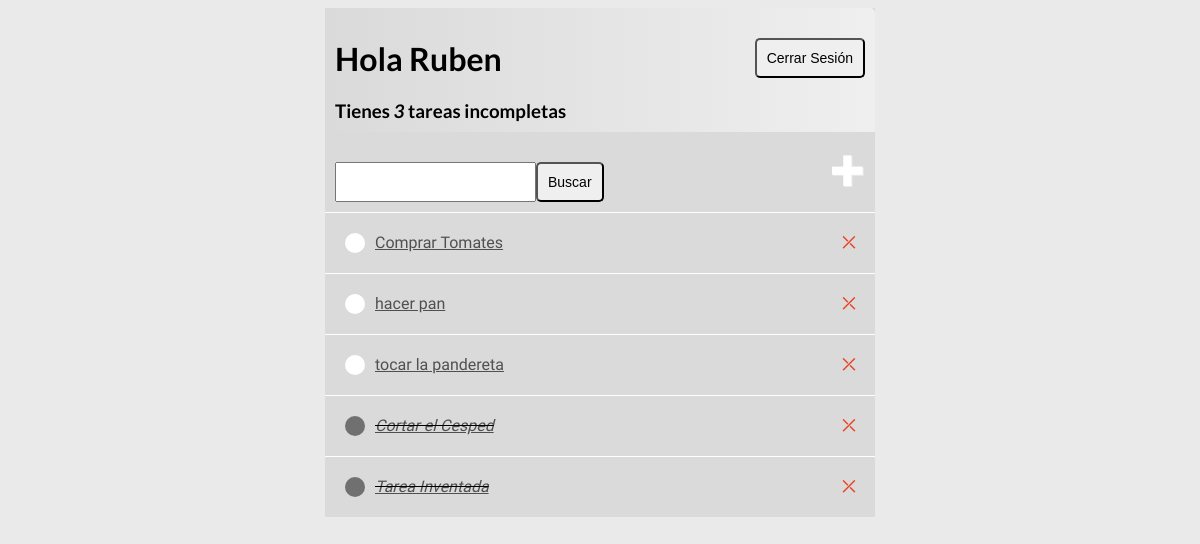
The app's page / (signed in), older data.
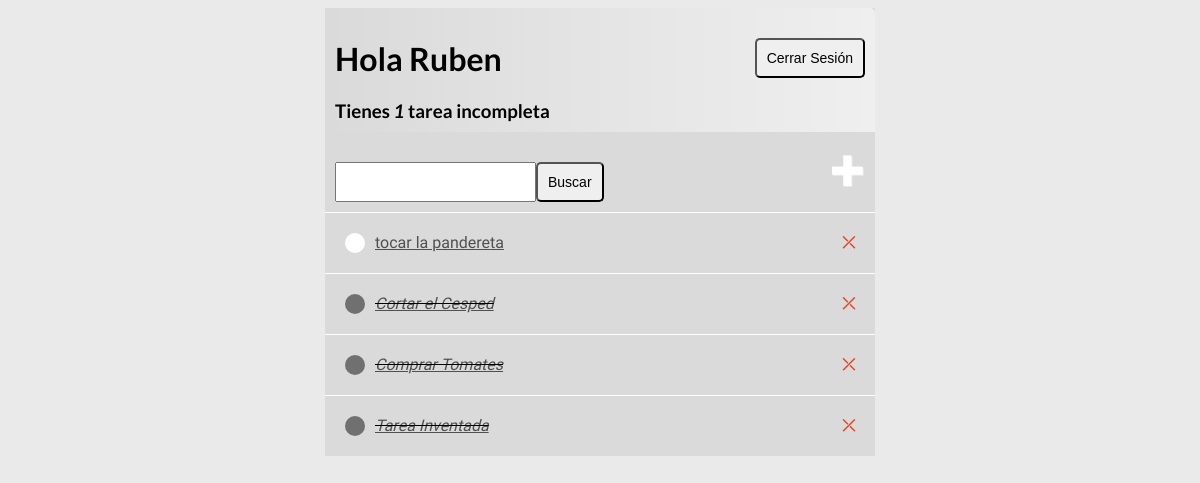
The same page, newer data.
### base/models.py (models this page shows)
class Tarea(models.Model):
    usuario = models.ForeignKey(User,
                                on_delete= models.CASCADE,
                                null= True,
                                blank= True)
    titulo = models.CharField(max_length= 200)
    descripcion = models.TextField(null= True,
                                   blank= True)
    completo = models.BooleanField(default= False)
    creado = models.DateTimeField(auto_now_add= True)
    def __str__(self):
        return self.titulo
    class Meta:
        ordering = ["completo"]

### base/views.py (the view)
# urls.py: urlpatterns = [path("", ListaPendientes.as_view(), name= "tareas"),
class ListaPendientes(LoginRequiredMixin, ListView):
    model = Tarea
    context_object_name = "tareas"
    def get_context_data(self, **kwarg):
        context = super().get_context_data(**kwarg)
        context["tareas"] = context["tareas"].filter(usuario= self.request.user)
        context["count"] = context["tareas"].filter(completo= False).count()
        valor_buscado = self.request.GET.get("area_buscar") or ""
        if valor_buscado:
            context["tareas"] = context["tareas"].filter(titulo__icontains= valor_buscado)
        context["valor_buscado"] = valor_buscado
        return context

### base/templates/base/tarea_list.html (shortened to what this page needs)
{% extends 'base/principal.html' %}
{% block content %}
<div class="barra-superior">
    <div>
        <h1>Hola {{request.user|title}}</h1>
        <h3 style="margin:0">Tienes <i>{{count}}</i> tarea{{count|pluralize}} incompleta{{count|pluralize}} </h3>
    </div>
    {% if request.user.is_authenticated %}
    <form method="POST" action="{% url 'logout' %}">
        <button class="boton" type="submit">Cerrar Sesión</button>
    </form>
    {% else %}
    <a href="{% url 'login' %}">Iniciar Sesión</a>
    {% endif %}
</div>
<div id="envoltorio-agregar-buscar">
    <form method="GET" style="margin-top: 20px; display: flex;">
        <input type="text" name="area_buscar" value="{{valor_buscado}}">
        <input class="boton" type="submit" value="Buscar">
    </form>
    <a id="enlace-agregar"  href="{% url 'crear-tarea' %}">&#x271A;</a>
</div>
<div class="envoltorio-items-tarea">
    {% for tarea in tareas %}
    <div class="envoltorio-tarea">
        {% if tarea.completo %}
        <div class="titulo-tarea">
            <div class="icono-tarea-completa"></div>
            <i><s><a href="{% url 'editar-tarea' tarea.id %}">{{tarea}}</a></s></i>
        </div>
        <a class="enlace-eliminar" href="{% url 'eliminar-tarea' tarea.id %}">&#x292B;</a>
        {% else %}
        <div class="titulo-tarea">
            <div class="icono-tarea-incompleta"></div>
            <a href="{% url 'editar-tarea' tarea.id %}">{{tarea}}</a>
        </div>
        <a class="enlace-eliminar" href="{% url 'eliminar-tarea' tarea.id %}">&#x292B;</a>
        {% endif %}
    </div>
    {% empty %}
    <h3>No hay elementos en esta lista.</h3>
    {% endfor %}
</div>
{% endblock content %}

Row changes from the older to the newer data that the page shows:
removed Tarea: titulo "hacer pan"
changed Tarea "Comprar Tomates": completo False → True (drawn); moves down the list
Text that changed along with them:
{{ count }}: "3" → "1"
